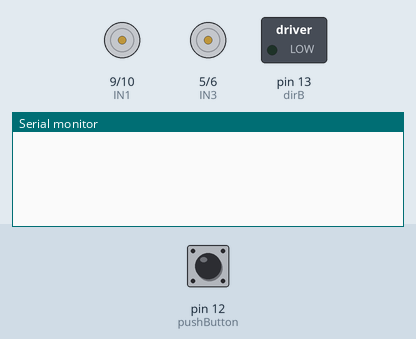
This sketch was run on a simulated Arduino Uno, built with avr-gcc and run on an emulated ATmega328P. On the bench: motor-driver pin pairs drawn as motors (green arrow = first pin HIGH = forward, orange = second pin HIGH = backward, longer = more drive, scaled by the enable pin), switched loads named in the sketch (green lamp = pin HIGH), the last lines printed to the serial monitor. Inputs (shaded band) come from the test bench; at power-on: pin 12 (pushButton) HIGH.

Above: at 1.2 s.
1.3 s: pin 12 (pushButton) pulsed LOW 2 times (0.12 s each, 0.3 s apart)
At 3.3 s:
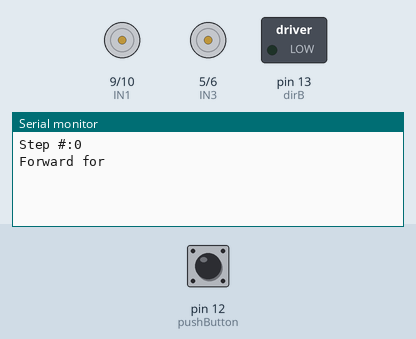
4.9 s: pin 12 (pushButton) pulled LOW for 3.2 s
At 11.82 s:
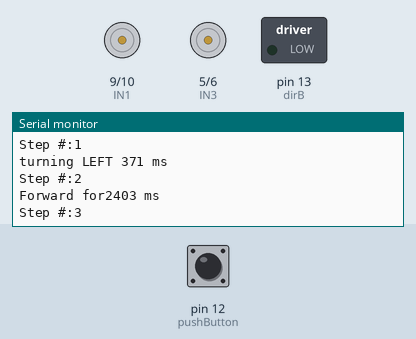
12.6 s: pin 12 (pushButton) pulled LOW for 1 s
At 16.6 s:
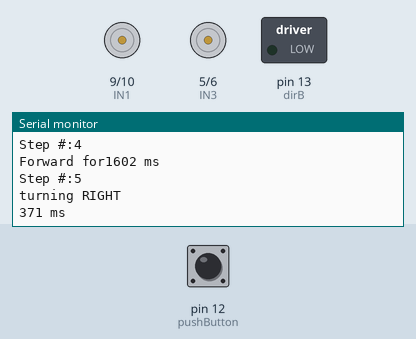
Timing chart, 0 to 18.1 s (numbered marks = the images above; inputs shaded):
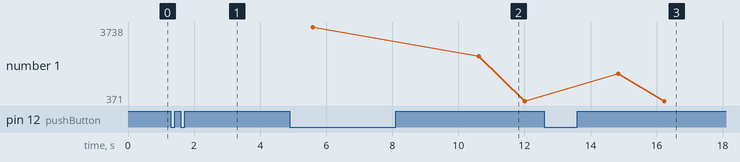

Measured:
- after the input at 1.3 s, the serial monitor: prints a new line after 0.55 s (image 1)
- after the input at 4.9 s, the serial monitor: prints a new line after 3.3 s (image 2)
- after the input at 12.6 s, the serial monitor: prints a new line after 0.64 s (image 3)

The sketch:

Lab_2_Code.ino
```cpp
/* Dead Reckoning
  20200117
  Program to get the ardbot to drive a predefined path
  jsteele, mshapiro, klarsen
*/

// Complete Tasks in Initial_Robot_Testing.ino first!!

/* Program TODO LIST
  1) Change the milliSecondsPerCM constant to the value you found in testing
  2) Change the milliSecondsPer90Deg constant to the value you found in testing
  3) Change the PWM of the forward function to the values you found in testing
  4) Write code for the button pause functionality
  5) Write your own turn function

  Note: type // to make a single line comment
        Comments are for the future you to understand how you wrote your code
*/

#define SHIELD false


// Preprocessor Definitions
#define FORWARD  0
#define LEFT     1
#define RIGHT   -1
#define pushButton 12
#define A        1
#define B        2
#define pwmA    3
#define dirA    12
#define pwmB    11
#define dirB    13

//SHIELD Pin varables
#define motorApwm 3
#define motorAdir 12
#define motorBpwm 11
#define motorBdir 13

//Driver Pin variable
#define IN1 9
#define IN2 10
#define IN3 5
#define IN4 6

// the following converts centimeters into milliseconds as long datatype
#define milliSecondsPerCM  26.7 //CHANGE THIS ACCORDING TO YOUR BOT
#define milliSecondsPer90Deg 371 //371 //CHANGE THIS ACCORDNING TO YOUR BOT

// the itemized list of moves for the robot as a 1D array
// this setup assumes that all the turns are 90 degrees and that all motions are pairs of drives and turns.
int moves[] = {140, LEFT, 90, RIGHT, 60, RIGHT, 180, RIGHT, 100, LEFT, 60, RIGHT, 100, RIGHT, 150, RIGHT};

void setup() {
  // set up the motor drive ports
  pinMode(pwmA, OUTPUT);
  pinMode(dirA, OUTPUT);
  pinMode(pwmB, OUTPUT);
  pinMode(dirB, OUTPUT);
  // make the pushbutton's pin an input:
  pinMode(pushButton, INPUT_PULLUP); //CHANGE TO INPUT_PULLUP
  // initialize serial communication at 9600 bits per second:
  Serial.begin(9600);
}

void loop() {
  int i, dist, dir;
  long time;
  while (digitalRead(pushButton) == 1);
  while (digitalRead(pushButton) == 0);
  //This for loop steps (or iterates) through the array 'moves'
  for (i = 0; i < sizeof(moves) / 2; i = i + 2) {

    while (digitalRead(pushButton) == 1);

    delay(250);
    //Forward Leg of each step
    Serial.print("Step #:");
    Serial.println(i);
    dist = moves[i];
    Serial.print("Forward for");
    time = Forward(dist);
    Serial.print(time);
    Serial.println(" ms");
    delay(1000);

    //Turn Leg of each step
    Serial.print("Step #:");
    Serial.println(i + 1);
    dir = moves[i + 1];
    if (dir == LEFT) {
      time = Turn(90);
      Serial.print("turning LEFT ");
      Serial.print(time);
      Serial.println(" ms");
    }
    else {
      time = Turn(-90);
      Serial.println("turning RIGHT ");

      Serial.print(time);
      Serial.println(" ms");
    } // end of else motions conditional
    delay(1000);

  } // end of for loop
  Serial.println("That's All Folks!");
  delay(1000);
  exit(i);
} // the end

//////////////////////////////////////////////
unsigned long Forward(int distance) {
  unsigned long t;
  t = distance * milliSecondsPerCM; //Time to keep motors on

  //To drive forward, motors go in the same direction
  run_motor(A, 200 * 0.9); //change PWM to your calibrations
  run_motor(B, 200); //change PWM to your calibrations
  delay(t);
  run_motor(A, 0);
  run_motor(B, 0);
  return (t);
}

//////////////////////////////////////////////
unsigned long Turn(int degrees) {
  unsigned long t;
  int sign = degrees / abs(degrees); //Find if left or right
  t = (abs(degrees) / 90) * milliSecondsPer90Deg; //Time to keep motors on

  //To turn, motors should spin in opposite directions
  run_motor(A, sign * 200 * 0.9); //change PWM to your calibrations
  run_motor(B, -sign * 200); //change PWM to your calibrations
  delay(t);
  run_motor(A, 0);
  run_motor(B, 0);
  return (t);

}
```

motors.ino
```cpp
void motor_setup() {
  if (SHIELD) { //if you're using the motoshield
    //define Sheild pins as outputs
    pinMode(motorApwm, OUTPUT);
    pinMode(motorAdir, OUTPUT);
    pinMode(motorBpwm, OUTPUT);
    pinMode(motorBdir, OUTPUT);
    // initialize all pins to zero
    digitalWrite(motorApwm, 0);
    digitalWrite(motorAdir, 0);
    digitalWrite(motorBpwm, 0);
    digitalWrite(motorBdir, 0);
  } else { // if using dual motor driver
    // define driver pins as outputs
    pinMode(IN1, OUTPUT);
    pinMode(IN2, OUTPUT);
    pinMode(IN3, OUTPUT);
    pinMode(IN4, OUTPUT);
    // initialize all pins to zero
    digitalWrite(IN1, 0);
    digitalWrite(IN2, 0);
    digitalWrite(IN3, 0);
    digitalWrite(IN4, 0);
  } // end if
  return;
} // end function


// int motor is the defined A or B
// pwm = the power cycle you want to use
void run_motor(int motor, int pwm) {
  int dir = (pwm/abs(pwm))> 0; // returns if direction is forward (1) or reverse (0)
  pwm = abs(pwm); // only positive values can be sent to the motor

  if (SHIELD) { // if using motor shield
    switch (motor) { // find which motor to control
      case A: // if A, write A pins
        digitalWrite(motorAdir, dir); // dir is either 1 (forward) or 0 (reverse)
        analogWrite(motorApwm, pwm); // pwm is an analog value 0-255
        break; // end case A
      case B: // if B, write B pins
        digitalWrite(motorBdir, dir); // dir is either 1 (forward) or 0 (reverse)
        analogWrite(motorBpwm, pwm); // pwm is an analog value 0-255
        break; // end case A
    } // end switch statement
  } // end if
  else { // if using dual motor drivers
    switch (motor) { // find which motor to control
      case A: // if A, write A pins
        if (dir) { // If dir is forward
          analogWrite(IN1, pwm);  // IN1 is the forward pwm pin
          digitalWrite(IN2, LOW); // IN2 is low
        } else {
          digitalWrite(IN1, LOW); // IN1 is low
          analogWrite(IN2, pwm);  // IN2 is the reverse pwm pin
        } // end if
        break; // end case A
      case B: // if B, write B pins
        if (dir) { // if dir is forward
          analogWrite(IN3, pwm);  // IN3 is the forward pwm pin
          digitalWrite(IN4, LOW); // IN4 is low
        } else {
          digitalWrite(IN3, LOW); //IN3 is low
          analogWrite(IN4, pwm);  // IN4 is the reverse pwm pin
        } // end if
        break; // end case B
    } // end switch case
  } //end if
  return;
} // end function
```
